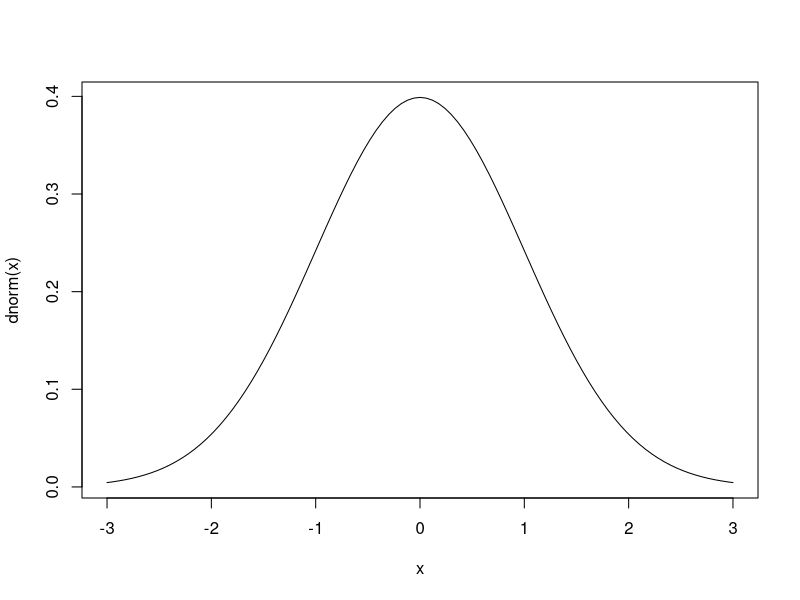
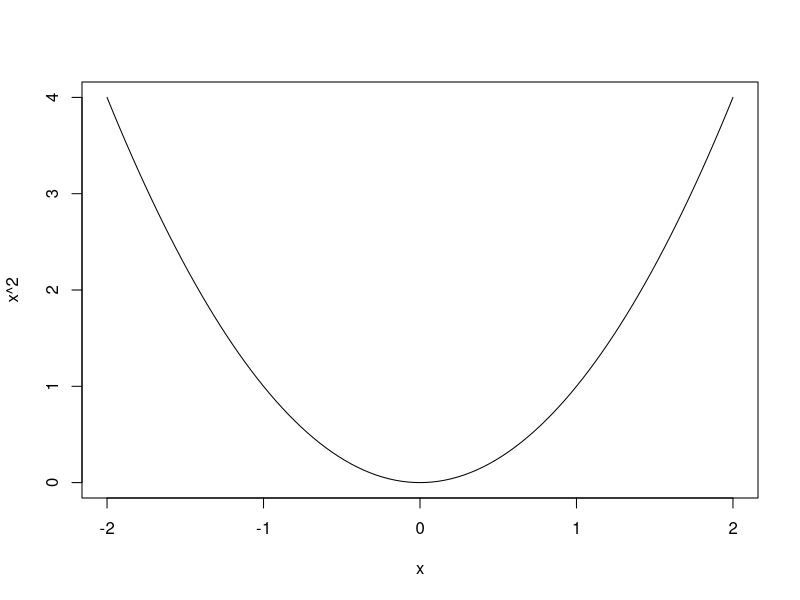
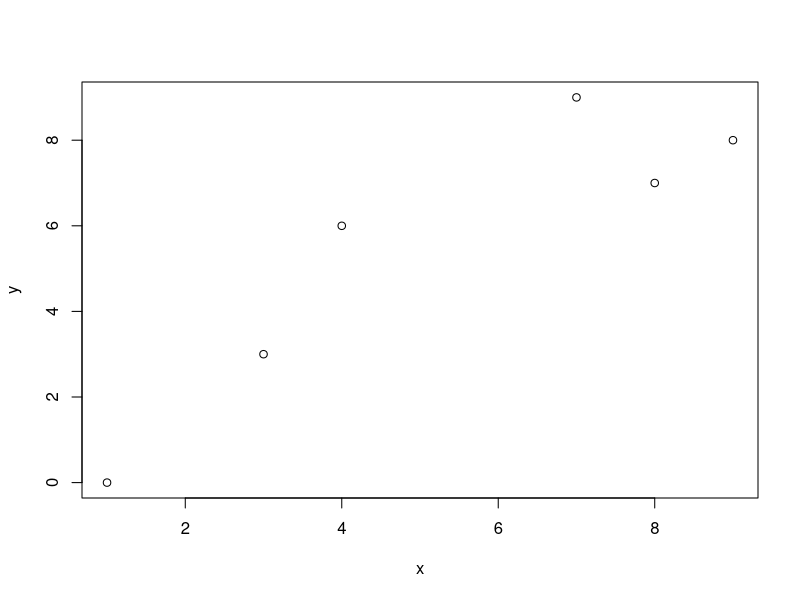
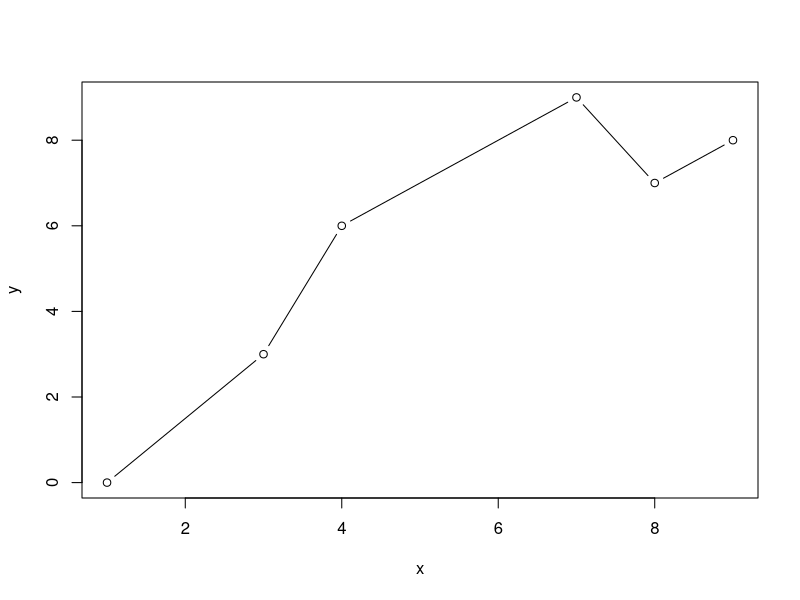
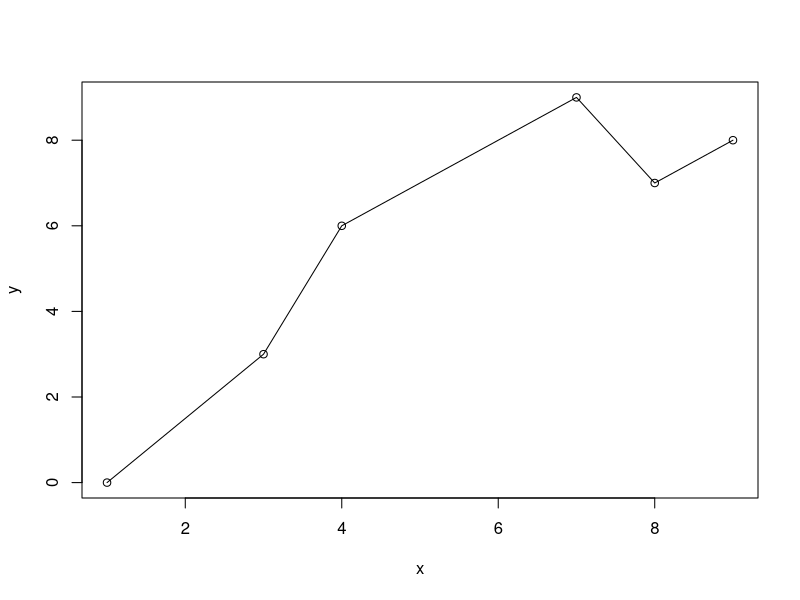
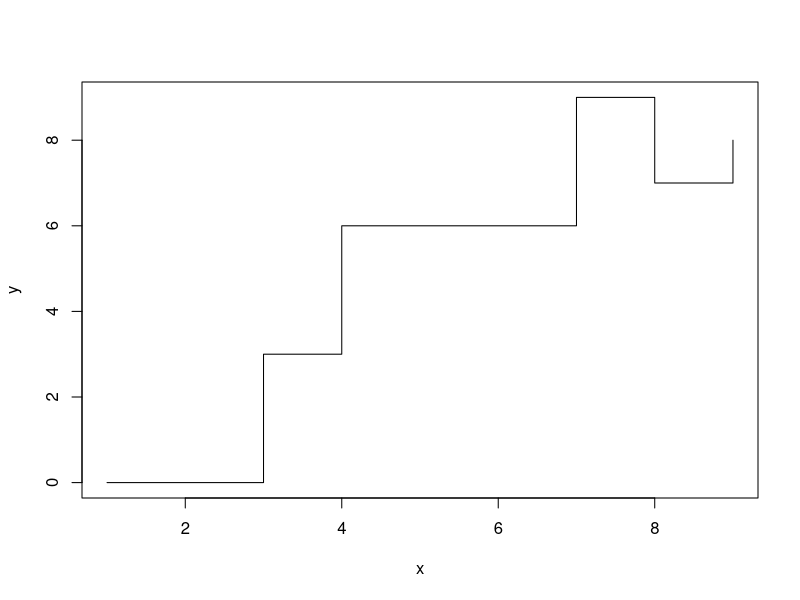
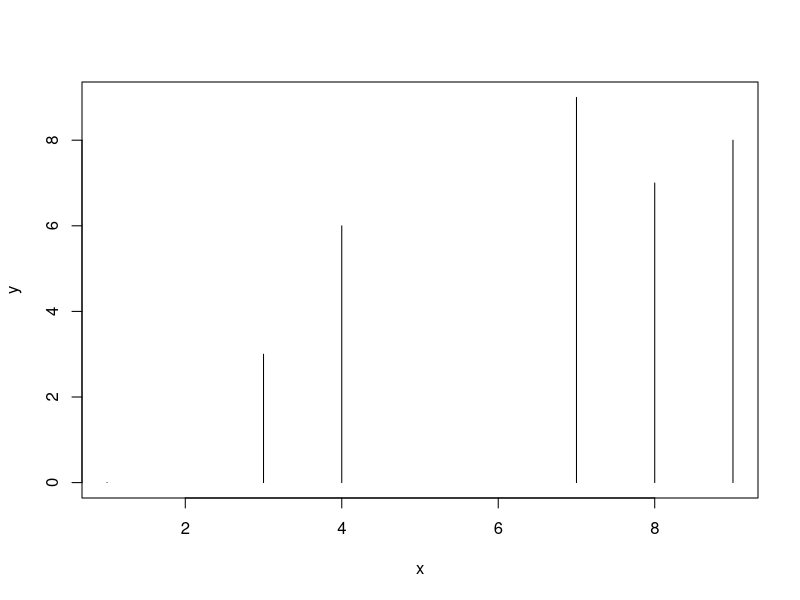
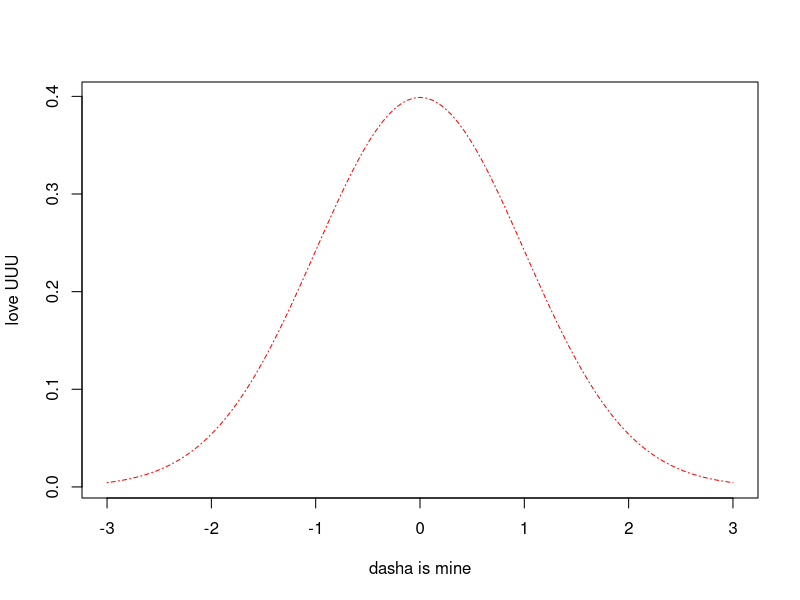

Here is the R script that generated these plots, in order:
# Basic graphic

curve(dnorm(x), -3, 3)
curve(x^2, -2, 2)

x <- c(1, 3, 4, 7, 8, 9)
y <- c(0, 3, 6, 9, 7, 8)

plot(x, y)
plot(x, y, type = "b")
plot(x, y, type = "o")
plot(x, y, type = "s")     
plot(x, y, type = "h")

curve(dnorm(x), -3, 3, lty=4, col="red", xlab="dasha is mine", ylab = "love UUU")

curve( dnorm(x, 0, 1), -10 , 10, lwd=1, lty=1, col="red")
curve( dnorm(x, 0, 2), add = TRUE, lwd=2, lty=2, col="pink")
curve( dnorm(x, 0, 3), add = TRUE, lwd=3, lty=3, col="purple")

